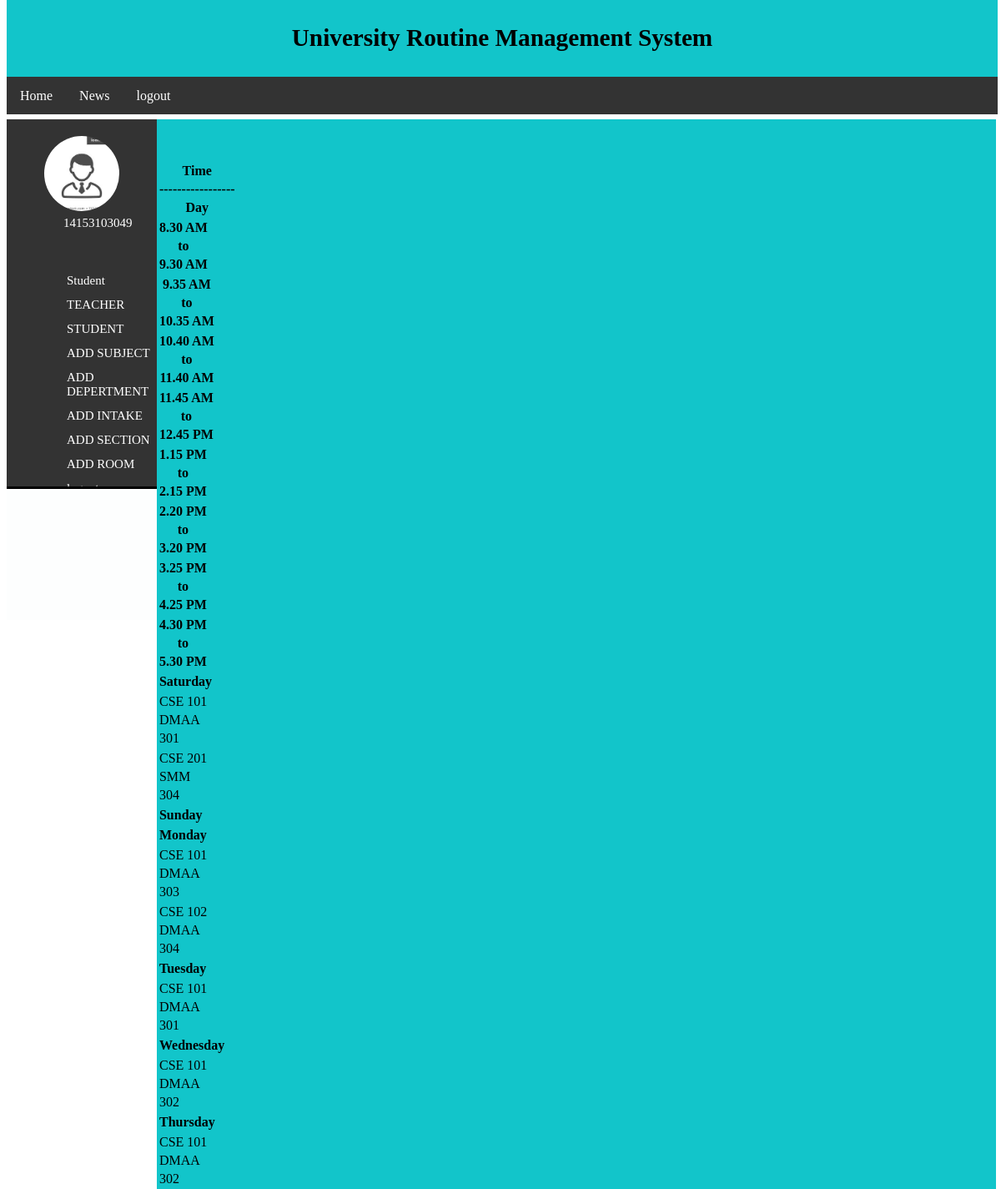
The app's page /student_index.php (signed in) with its own data.
### tables this page shows
CREATE TABLE `routine` (
  `id` int(255) NOT NULL,
  `course_name` varchar(255) NOT NULL,
  `course_code` varchar(255) NOT NULL,
  `course_teacher` varchar(255) NOT NULL,
  `start_time` time(6) NOT NULL,
  `end_time` time(6) NOT NULL,
  `room_no` int(255) NOT NULL,
  `dept` varchar(255) NOT NULL,
  `intake` int(255) NOT NULL,
  `section` int(255) NOT NULL,
  `day` varchar(255) NOT NULL
);

### student_index.php (the view, shortened to what this page needs)
<!DOCTYPE html PUBLIC "-//W3C//DTD XHTML 1.0 Transitional//EN" "http://www.w3.org/TR/xhtml1/DTD/xhtml1-transitional.dtd">
<html xmlns="http://www.w3.org/1999/xhtml">
    <head>
       <link rel="stylesheet" type="text/css" href="mystyle.css">
    </head>
    <body>
		<div class="Admin_v_name">
			<h3>University Routine Management System</h3>
			<div class="nav">
			<a href="student_index.php">Home</a>
				<a href="#news">News</a>
			 <a href="student_index.php?logout='1'" style="color: white;">logout</a>
			</div>
		</div>
		<div class="Admin_body1">
			<div class="sidenav">
			 <div class="AdminImage">
				<img src="adminImage.jpg" alt="Girl in a jacket" width="90" height="90" class="image" >
				<a  href="#"><?php echo $_SESSION['s_id']; ?></a>
			 </div>
			 <ul>
             <a href="#"> Student</a>
             <a href="#"> TEACHER</a>
             <a href="#"> STUDENT</a>
             <a href="#">ADD SUBJECT</a>
             <a href="#">ADD DEPERTMENT</a>
             <a href="#">ADD INTAKE</a>
             <a href="#">ADD SECTION</a>
             <a href="#">ADD ROOM</a>
			 <a href="student_index.php?logout='1'" style="color: white;">logout</a>
              </ul>
			</div>
			<div class="body2">
				<div class="nav_insitebody">
				</div>
				<div class="tablebody" name= "tableshow" id= "tableshow">
				<?php
						include('dbConfig.php');
						$studentId=$_SESSION['s_id'];
						$query = $db->query("SELECT * FROM student WHERE student_id = '".$studentId."' ");
						$rowCount = $query->num_rows;
					if($rowCount > 0){
						while($row = $query->fetch_assoc()){
								$studentDept= $row['dept'];
								$studentIntake= $row['intake'];
								$studentSection= $row['section'];
							}
					}else{
					}
?>
				<div class="table11">
				<table>
				<tr><th>Time</th></tr>
			    <tr><th>-----------------</th></tr>
				<tr><th>Day</th></tr>
                </table>
		    </div>
			<div class="table12">
			    <table>
								<tr><th>8.30 AM  </th></tr>
								<tr><th> to </th></tr>
								<tr><th>9.30 AM  </th></tr>
                </table>
		    </div>
			<div class="table13">
			    <table>
								<tr><th>9.35 AM  </th></tr>
								<tr><th> to </th></tr>
								<tr><th>10.35 AM  </th></tr>
                </table>
		    </div>
			<div class="table14">
			    <table>
								<tr><th>10.40 AM  </th></tr>
								<tr><th> to </th></tr>
								<tr><th>11.40 AM  </th></tr>
                </table>
		    </div>
			<div class="table15">
			    <table>
								<tr><th>11.45 AM  </th></tr>
								<tr><th> to </th></tr>
								<tr><th>12.45 PM  </th></tr>
                </table>
		    </div>
			<div class="table16">
			    <table>
								<tr><th>1.15 PM  </th></tr>
								<tr><th> to </th></tr>
								<tr><th>2.15 PM  </th></tr>
                </table>
		    </div>
			<div class="table17">
			    <table>
								<tr><th>2.20 PM  </th></tr>
								<tr><th> to </th></tr>
								<tr><th>3.20 PM  </th></tr>
                </table>
		    </div>
			<div class="table18">
			    <table>
								<tr><th>3.25 PM  </th></tr>
								<tr><th> to </th></tr>
								<tr><th>4.25 PM  </th></tr>
                </table>
		    </div>
			<div class="table19">
			    <table>
								<tr><th>4.30 PM  </th></tr>
								<tr><th> to </th></tr>
								<tr><th>5.30 PM  </th></tr>
                </table>
		    </div>
			<div class="table21">
			    <table>
                    <tr><th>Saturday  </th></tr>
                </table>
		    </div>
			<div class="table22">
			    <table>
				<?php
					   $query22 = $db->query("SELECT * FROM routine WHERE dept = '".$studentDept."' AND intake = '".$studentIntake."' AND section = '".$studentSection."'AND start_time='08:30:00.000000' AND day='Saturday' ");
					   $rowCount = $query22->num_rows;
					   if($rowCount > 0){
						while($row = $query22->fetch_assoc()){
						?>
							<center><tr><td><?php echo $row['course_code'];?></td></tr></center>
							<tr><td><?php echo $row['course_teacher'];?></td></tr>
							<tr><td><?php echo $row['room_no'];?></td></tr>
				          <?php
							}
						}else{
							 }
							?>
                </table>
		    </div>
			<div class="table24">
			    <table>
                    <?php
					   $query22 = $db->query("SELECT * FROM routine WHERE dept = '".$studentDept."' AND intake = '".$studentIntake."' AND section = '".$studentSection."' AND start_time='10:40:00.000000' AND day='Saturday' ");
					   $rowCount = $query22->num_rows;
					   if($rowCount > 0){
						while($row = $query22->fetch_assoc()){
						?>
							<center><tr><td><?php echo $row['course_code'];?></td></tr></center>
							<tr><td><?php echo $row['course_teacher'];?></td></tr>
							<tr><td><?php echo $row['room_no'];?></td></tr>
				          <?php
							}
						}else{
							 }
							?>
                </table>
		    </div>
			<div class="table31">
			    <table>
                    <tr><th>Sunday  </th></tr>
                </table>
		    </div>
	        <div class="table41">
			    <table>
                    <tr><th>Monday  </th></tr>
                </table>
		    </div>
			<div class="table46">
			    <table>
                      <?php
					   $query22 = $db->query("SELECT * FROM routine WHERE dept = '".$studentDept."' AND intake = '".$studentIntake."' AND section = '".$studentSection."' AND start_time='13:15:00.000000' AND day='Monday' ");
					   $rowCount = $query22->num_rows;
					   if($rowCount > 0){
						while($row = $query22->fetch_assoc()){
						?>
							<center><tr><td><?php echo $row['course_code'];?></td></tr></center>
							<tr><td><?php echo $row['course_teacher'];?></td></tr>
							<tr><td><?php echo $row['room_no'];?></td></tr>
				          <?php
							}
						}else{
							 }
							?>
                </table>
		    </div>
			<div class="table49">
			    <table>
                      <?php
					   $query22 = $db->query("SELECT * FROM routine WHERE dept = '".$studentDept."' AND intake = '".$studentIntake."' AND section = '".$studentSection."' AND start_time='16:30:00.000000' AND day='Monday' ");
					   $rowCount = $query22->num_rows;
					   if($rowCount > 0){
						while($row = $query22->fetch_assoc()){
						?>
							<center><tr><td><?php echo $row['course_code'];?></td></tr></center>
							<tr><td><?php echo $row['course_teacher'];?></td></tr>
							<tr><td><?php echo $row['room_no'];?></td></tr>
				          <?php
							}
						}else{
							 }
							?>
                </table>
		    </div>
			<div class="table51">
			    <table>
                    <tr><th>Tuesday  </th></tr>
                </table>
		    </div>
			<div class="table52">
			    <table>
				  <?php
					   $query22 = $db->query("SELECT * FROM routine WHERE dept = '".$studentDept."' AND intake = '".$studentIntake."' AND section = '".$studentSection."' AND start_time='08:30:00.000000' AND day='Tuesday' ");
					   $rowCount = $query22->num_rows;
					   if($rowCount > 0){
						while($row = $query22->fetch_assoc()){
						?>
							<center><tr><td><?php echo $row['course_code'];?></td></tr></center>
							<tr><td><?php echo $row['course_teacher'];?></td></tr>
							<tr><td><?php echo $row['room_no'];?></td></tr>
				          <?php
							}
						}else{
							 }
							?>
                </table>
		    </div>
			<div class="table61">
			    <table>
                    <tr><th>Wednesday  </th></tr>
                </table>
		    </div>
			<div class="table62">
			    <table>
                     <?php
					   $query22 = $db->query("SELECT * FROM routine WHERE dept = '".$studentDept."' AND intake = '".$studentIntake."' AND section = '".$studentSection."' AND start_time='08:30:00.000000' AND day='Wednesday' ");
					   $rowCount = $query22->num_rows;
					   if($rowCount > 0){
						while($row = $query22->fetch_assoc()){
						?>
							<center><tr><td><?php echo $row['course_code'];?></td></tr></center>
							<tr><td><?php echo $row['course_teacher'];?></td></tr>
							<tr><td><?php echo $row['room_no'];?></td></tr>
				          <?php
							}
						}else{
							 }
							?>
                </table>
		    </div>
			<div class="table71">
			    <table>
				<tr><th>Thursday </th></tr>
                </table>
		    </div>
			<div class="table72">
			    <table>
                       <?php
					   $query22 = $db->query("SELECT * FROM routine WHERE dept = '".$studentDept."' AND intake = '".$studentIntake."' AND section = '".$studentSection."' AND start_time='08:30:00.000000' AND day='Wednesday' ");
					   $rowCount = $query22->num_rows;
					   if($rowCount > 0){
						while($row = $query22->fetch_assoc()){
						?>
							<center><tr><td><?php echo $row['course_code'];?></td></tr></center>
							<tr><td><?php echo $row['course_teacher'];?></td></tr>
							<tr><td><?php echo $row['room_no'];?></td></tr>
				          <?php
							}
						}else{
							 }
							?>
                </table>
		    </div>
	    </div>
		</div>
		</div>
	</body>
</html>

### mystyle.css (style rules this page uses)
.Admin_v_name { font-size: 25px; height:137px; width:99%; text-align: center; color: black; background-color:#12C5CA; margin-bottom:0px; position:fixed; top:0; overflow-x:hidden; }
.nav { height:45px; width:100%; background-color:#333; overflow:hidden; }
.nav a { float: left; font-size: 16px; color: white; text-align: center; padding: 14px 16px; text-decoration: none; }
.Admin_body1 { margin-top:143px; height:600px; width:100%; background-color:#FDFEFE; }
.sidenav { height: 440px; width: 15%; z-index: 0; position:fixed; top:10; left:1; overflow:scroll; background-color: #333; overflow-x:hidden; border-bottom:3px solid #000000; }
.sidenav a { padding: 6px 6px 6px 32px; text-decoration: none; font-size: 15px; color:White; display: block; }
.body2 { position:absolute: height: 500px; width: 85%; background-color: #12C5CA; margin-left:15.2%; }
.nav_insitebody { height: 40px; width:99%; margin-top:140px; background-color: #12C5CA; padding:5px; }
.AdminImage { display: block; margin-right: auto; margin-top:20px; margin-bottom:40px; }
.AdminImage a { margin-left: 20%; }
.AdminImage img { border-radius: 50%; margin-left: 25%; }

### records on screen
routine: course_code "CSE 101", course_teacher "DMAA", room_no "301"
routine: course_code "CSE 201", course_teacher "SMM", room_no "304"
routine: course_code "CSE 101", course_teacher "DMAA", room_no "303"
routine: course_code "CSE 102", course_teacher "DMAA", room_no "304"
routine: course_code "CSE 101", course_teacher "DMAA", room_no "301"
routine: course_code "CSE 101", course_teacher "DMAA", room_no "302"

### other values on screen
$_SESSION['s_id'] "14153103049"
